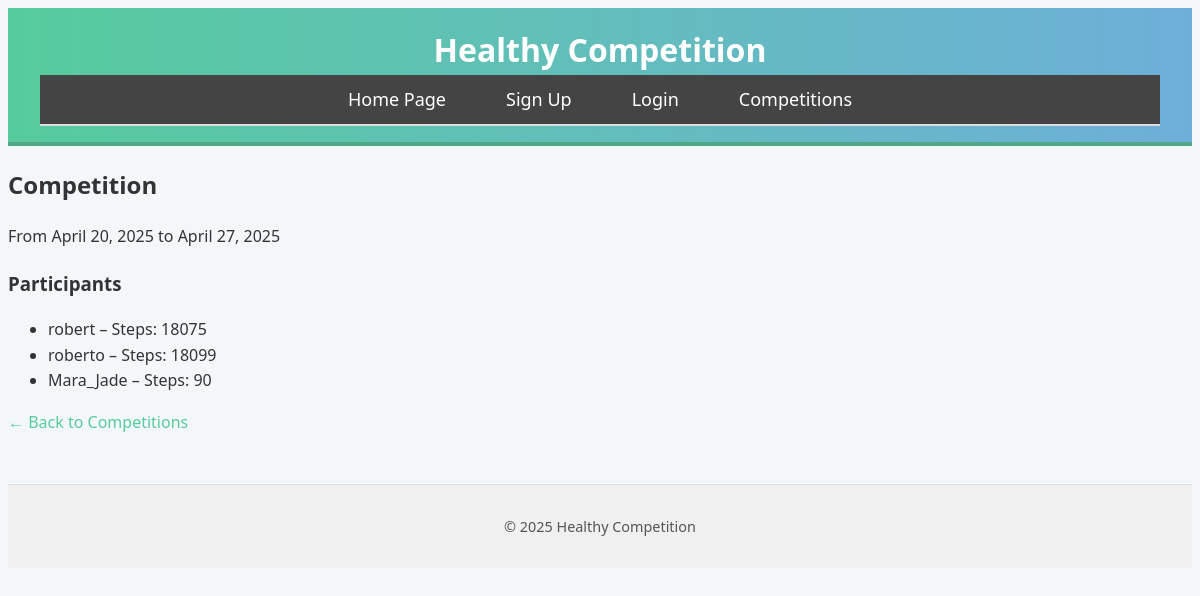
/competition/2/, run on an earlier commit of the app's database.
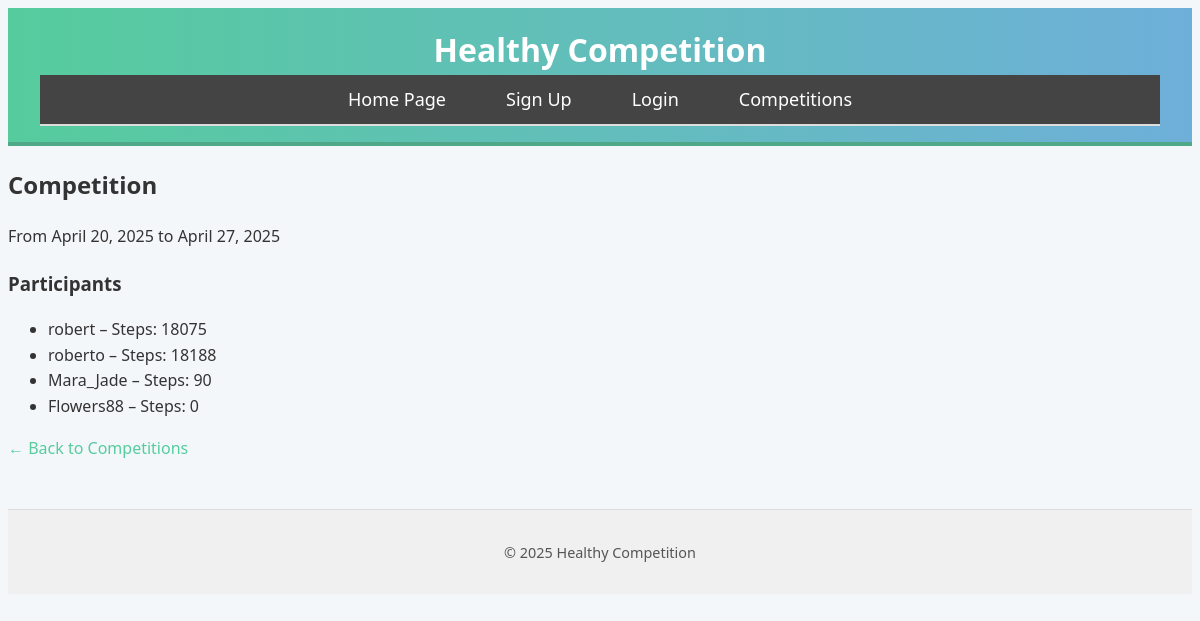
And on a later commit of the database.
### src/models.py (models this page shows, shortened)
class CompetitionParticipant(models.Model):
    user = models.ForeignKey(User, on_delete=models.CASCADE)
    competition = models.ForeignKey(Competition, on_delete=models.CASCADE)
    steps = models.PositiveIntegerField(default=0)
    joined_at = models.DateTimeField(auto_now_add=True)
    class Meta:
        unique_together = ('user', 'competition')  #This prevents duplicates

### src/views.py (the view)
# urls.py: path('competition/<int:competition_id>/', views.competition_detail, name='competition_detail'),
def competition_detail(request, competition_id):
    competition = get_object_or_404(Competition, pk=competition_id)
    participants = CompetitionParticipant.objects.filter(competition=competition)
    for participant in participants:
        steps_during_comp = (
            ActivityLog.objects
            .filter(
                user=participant.user,
                date__gte=competition.start_date,
                date__lte=competition.end_date
            )
            .aggregate(total_steps=Sum('steps'))['total_steps'] or 0
        )
        participant.total_steps_during_comp = steps_during_comp
    return render(request, 'competition_detail.html', {
        'competition': competition,
        'participants': participants
    })

### src/templates/competition_detail.html
{% extends 'base.html' %}
{% block content %}
  <h2>{{ competition.name }}</h2>
  <p>From {{ competition.start_date }} to {{ competition.end_date }}</p>
  <h3>Participants</h3>
  <ul>
    {% for participant in participants %}
      <li>
        {{ participant.user.username }} – Steps: {{ participant.total_steps_during_comp }}
      </li>
    {% empty %}
      <li>No one has joined this competition yet.</li>
    {% endfor %}
  </ul>
  <a href="{% url 'competition_list' %}">← Back to Competitions</a>
{% endblock %}

What changed in the data, as far as the page shows it:
changed CompetitionParticipant "roberto": total_steps_during_comp "18099" → "18188"
added CompetitionParticipant: user.username "Flowers88", total_steps_during_comp "0"
